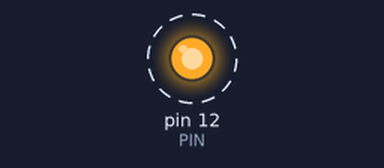
Recording of a sketch running on a simulated Arduino Uno, built with avr-gcc and run on an emulated ATmega328P. Parts: output pins drawn as LEDs (lit = HIGH). Dashed ring = blinking.

Above: at 0.5 s.
Timing chart, 0 to 4.6 s (numbered marks = the images above):
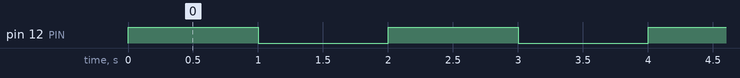

The sketch:

1.ino
```cpp
// C++ code
//
int PIN = 12;

void setup() { pinMode(PIN, OUTPUT); }

void loop() {
    digitalWrite(PIN, HIGH);  // set PIN 12 HIGH
    delay(1000);              // Wait for 1000 millisecond(s)
    digitalWrite(PIN, LOW);   // set PIN 12 LOW
    delay(1000);              // Wait for 1000 millisecond(s)
}
```

Measured:
- by itself, pin 12 (PIN): alternates HIGH for 1.0 s and LOW for 1.0 s
